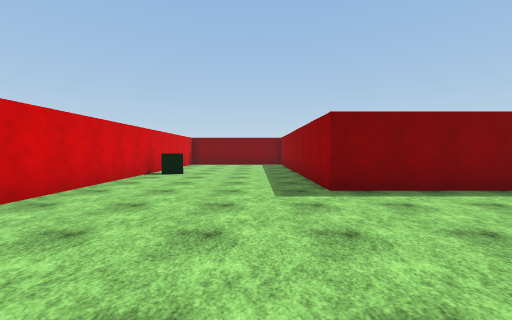
[1] (above)

23 first-person views from a walk through a Unity game level. The camera is 1.5 m above the floor, tilts 2° down and sees 90° across. The floor is counted in squares, 1.89 m on a side. Each view is taken from the middle of a square. On the plan, view 1 faces up. The plan holds only what a view shows up to about 10 squares ahead; the rest is blank. The place goes on beyond the plan. The player is left out. Surface patterns are stand-ins for the level's own textures.

[2]
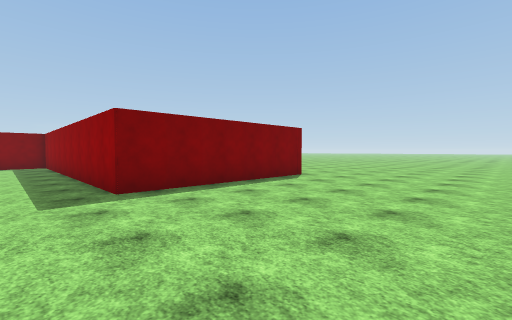

[3]
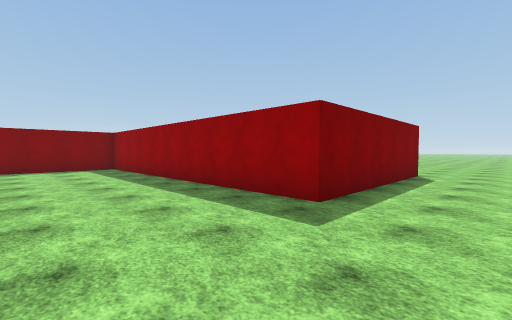

[4]
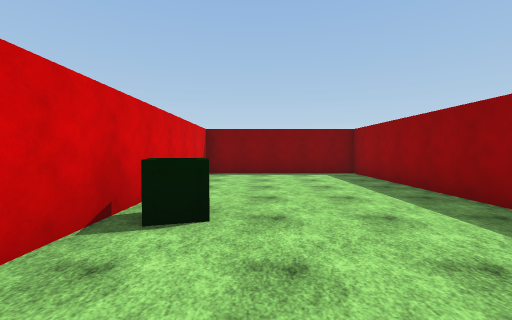

[5]
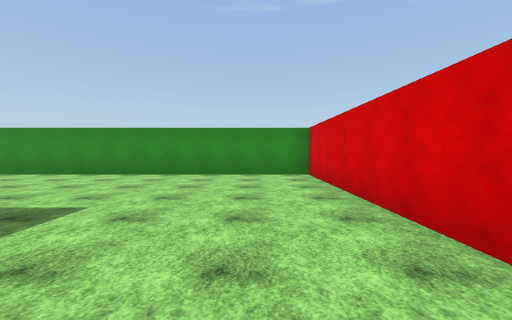

[6]
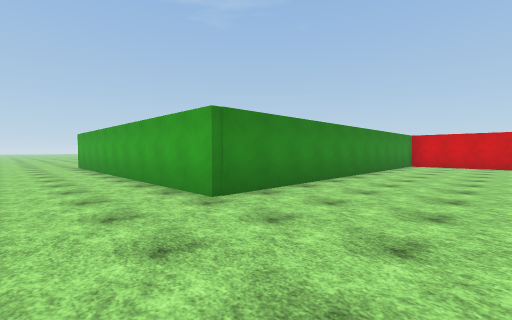

[7]
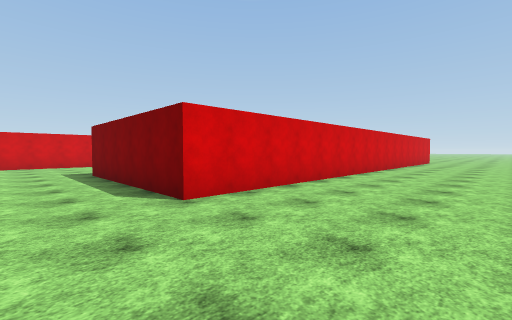

[8]
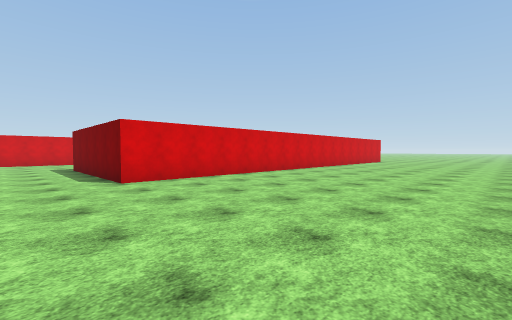

[9]
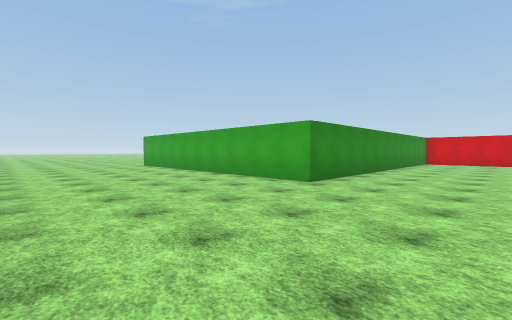

[10]
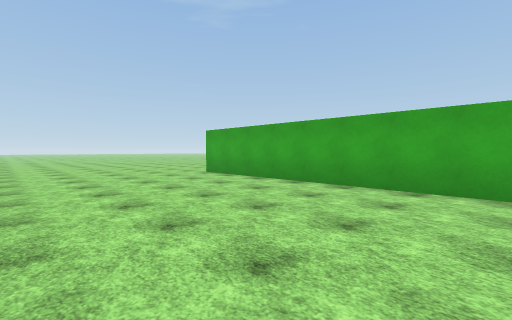

[11]
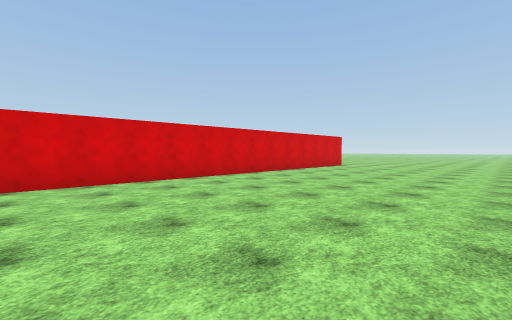

[12]
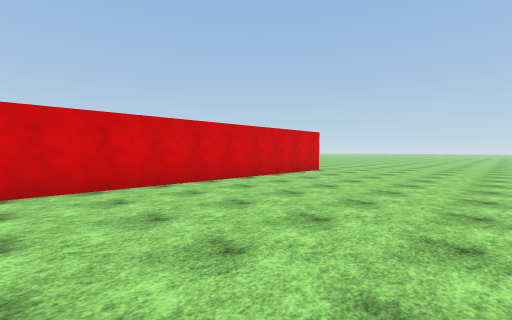

[13]
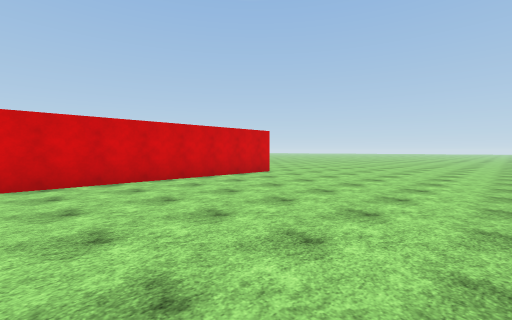

[14]
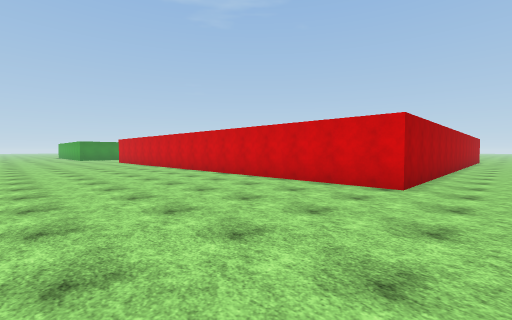

[15]
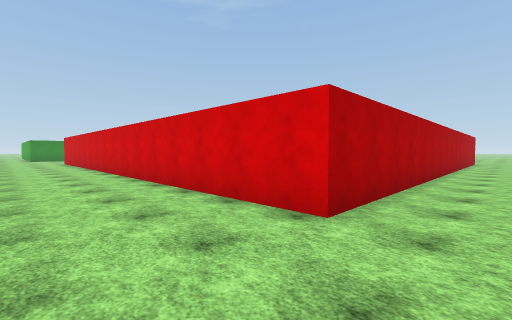

[16]
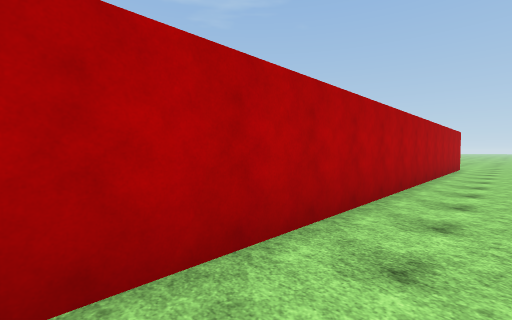

[17]
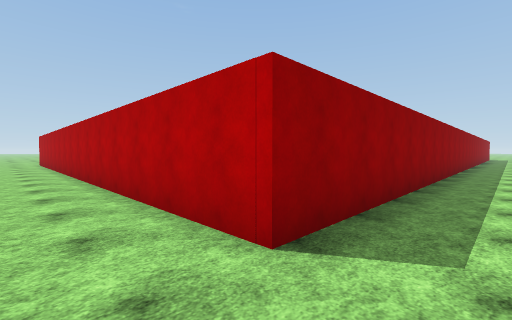

[18]
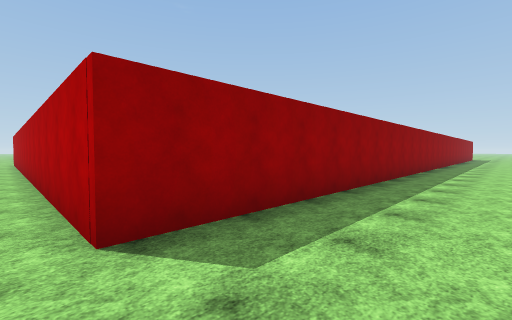

[19]
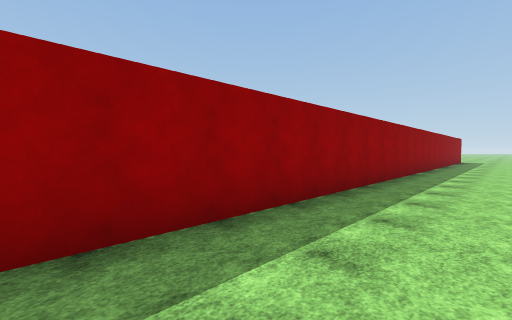

[20]
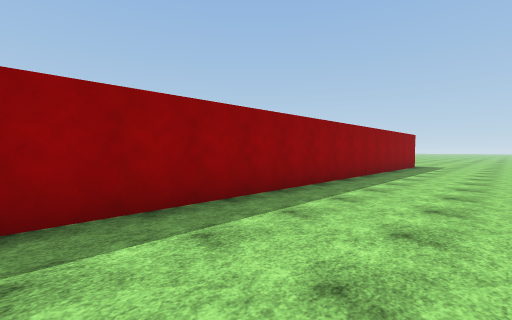

[21]
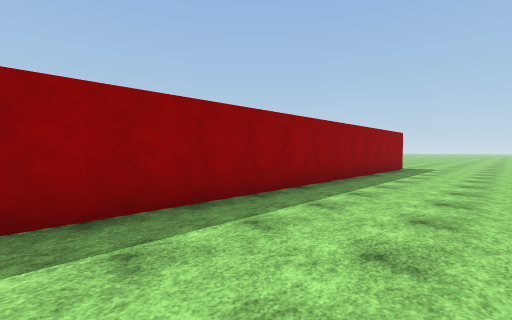

[22]
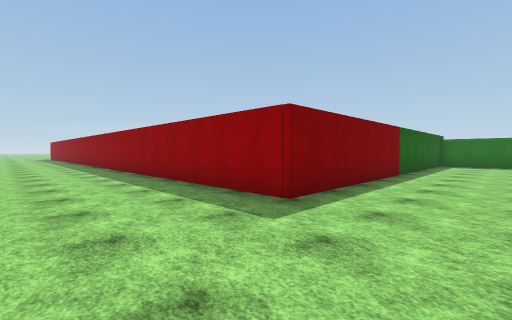

[23]
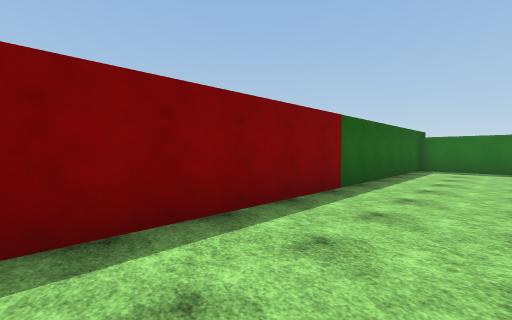

### Floor plan
Points are (right, up) in squares from view 1. A wall is a line through its corners. A room is listed if a view was taken in it or the views show most of it. See-through windows are left out.
Room 1 (views 1, 2, 3, 4, 5, 6, 7, 8, 9, 10, 11, 12, 13, 14, 15)
walls: (7.3, 22.5) (7.3, 5.1) (1.5, 5.1) (1.5, 15.1) (-3.8, 15.1) (-3.8, -0.6) (8.4, -0.6) (8.4, -11.2)
ways out: opening at (7.5, 23.5) to room 2
objects: other object (-3, 9)
Room 2 (views 16, 17, 18, 19, 20, 21, 22, 23)
walls: (2.8, -8.1) (2.8, -5.4) (-9.7, -5.4) (-9.7, 22.5) (7.3, 22.5)
ways out: opening at (7.5, 23.5) to room 1

Where each view was taken, in squares from view 1:
view 1: 0 up, 0 right, facing up
view 2: 0 up, 0 right, facing up-right
view 3: 3 up, 2 left, facing up-right
view 4: 6 up, 2 left, facing up
view 5: 8 up, 2 left, facing down
view 6: 3 up, 11 right, facing down-left
view 7: 3 up, 11 right, facing up-left
view 8: 3 up, 14 right, facing up-left
view 9: 3 up, 14 right, facing down-left
view 10: 3 down, 14 right, facing down-left
view 11: 9 up, 14 right, facing up-left
view 12: 13 up, 13 right, facing up-left
view 13: 15 up, 14 right, facing up-left
view 14: 24 up, 13 right, facing down-left
view 15: 24 up, 10 right, facing down-left
view 16: 24 up, 4 right, facing down-left
view 17: 24 up, 11 left, facing down-right
view 18: 23 up, 12 left, facing down-right
view 19: 16 up, 12 left, facing down-right
view 20: 9 up, 13 left, facing down-right
view 21: 7 up, 13 left, facing down-right
view 22: 8 down, 13 left, facing up-right
view 23: 8 down, 9 left, facing up-right
